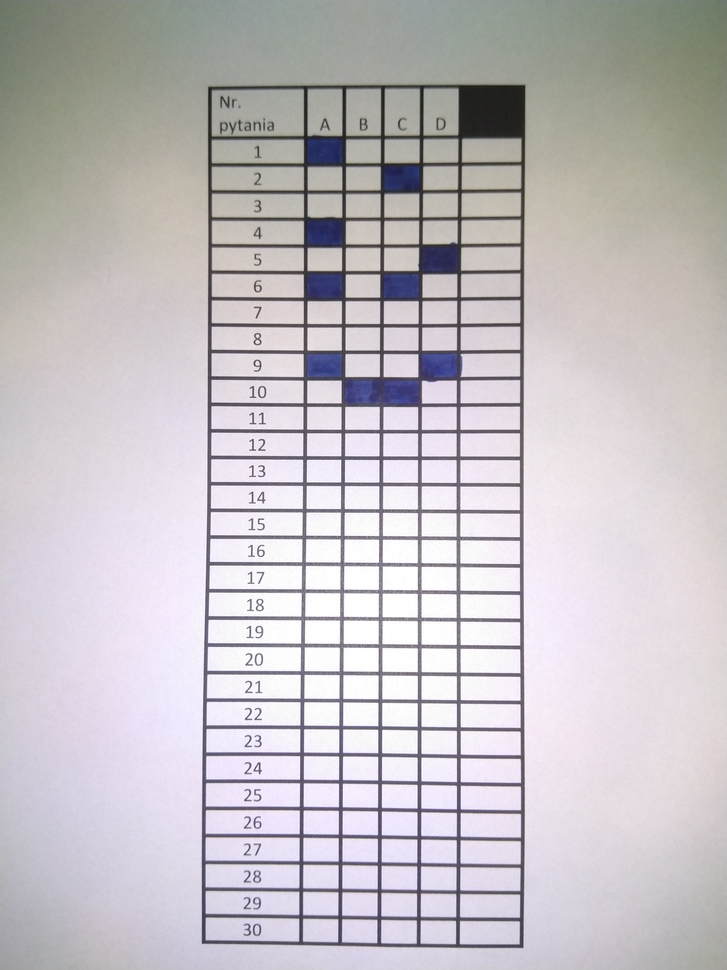
#> input picture photos/1.jpg, 727 x 970 px, shrunk from 3456 x 4608 before the run; its folder holds only this picture in this run
$ python main.py
#> lines starting #> are read from the running program, lines starting #| are printed output that depends on the picture; after the words box and inside, x2 and y2 are one past the last pixel; in counts of white or black regions, pixels touching at a corner belong together
### app/export_data.py
import cv2 as cv


def getREKT(approx):
    answer_table = []
    answer_temp = []

    for item in approx.ravel():
        answer_temp.append(item)
        if len(answer_temp) == 2:
            answer_table.append(answer_temp)
            answer_temp = []
    return answer_table


def readImage(file):
    # Import image shape data
#> called with file = '1'
    img = cv.medianBlur(cv.imread("photos/{0}.jpg".format(file), cv.IMREAD_GRAYSCALE), 5)
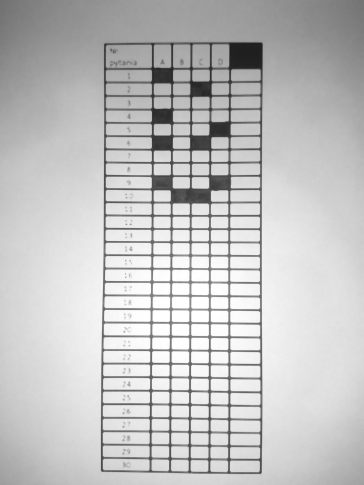
#> img: shape (970, 727) (shown at 1/2 size); min 30, max 255, mean 194.4
    height, width = img.shape

    size = {'height': str(height),
            'width': str(width),
            }
    print("height: " + size['height'] + "; Width: " + size['width'] + ";")
#| height: 970; Width: 727;

    # Image to greyscale convert, threshold and contours detection
    threshold = cv.adaptiveThreshold(img, 255, cv.ADAPTIVE_THRESH_MEAN_C, cv.THRESH_BINARY, 255, 33)
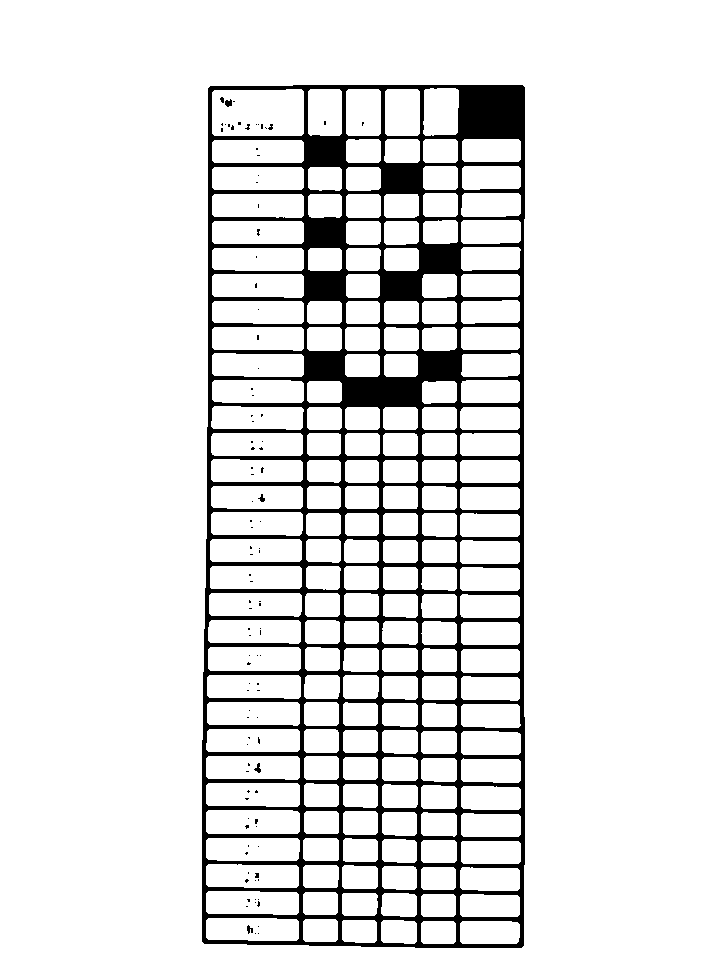
#> threshold: shape (970, 727); 89.9% white; 102 black regions (97 under 20 px)
    temp = threshold
    contours, _ = cv.findContours(threshold, cv.RETR_TREE, cv.CHAIN_APPROX_SIMPLE)
#> contours = 279 contours, 93 with area under 20; largest, box (x1, y1, x2, y2) and area: (0, 0, 727, 970) 703494, (201, 84, 526, 949) 275637, (212, 89, 304, 136) 4104, (206, 810, 300, 834) 2124, (208, 647, 301, 671) 2108
    # Image to RGB convert, for colorful contours draw
    threshold = cv.cvtColor(threshold, cv.COLOR_GRAY2RGB)
#> threshold: shape (970, 727, 3); 89.9% white; 102 black regions (97 under 20 px)

    answers = []
    for cnt in contours:
        approx = cv.approxPolyDP(cnt, 0.037 * cv.arcLength(cnt, True), True)
        if len(approx) == 4:
            if (0.05 * height) < approx.ravel()[1] < (0.99 * height):
                cv.drawContours(threshold, [approx], -1, (0, 0, 255), 3)

                answers.append(getREKT(approx))
#> this loop made 279 passes
#> approx on passes 1 to 3: [[0, 0], [0, 969], [726, 969], [726, 0]], [[210, 85], [525, 87], [521, 948], [201, 941]], [[460, 923], [462, 943], [518, 941], [517, 922]]
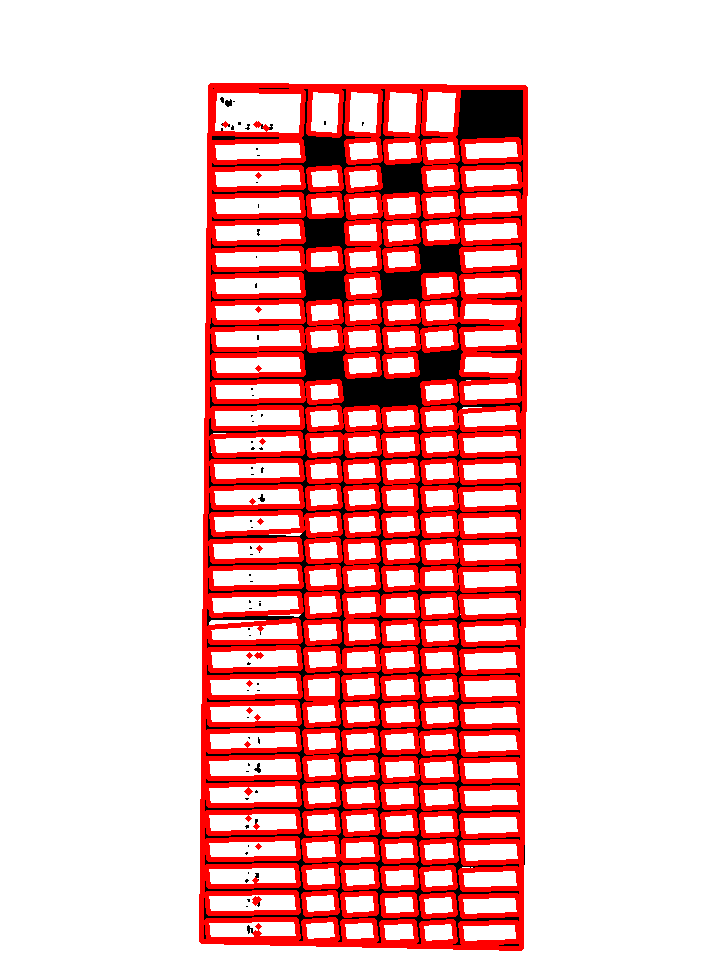
#> threshold: shape (970, 727, 3); mean B, G, R 195.7, 195.7, 241.4
#> after the loop, answers = 207 items

    return threshold, temp, contours, answers, size

### app/Results.py

def find(data: list, size: dict):
    found = False
    # [0] - X0 , [1] - Y0 , [2] - X1 , [3] - Y1
    area = []
    result = []

    for item in data:
        if not found:
            if int(0.35 * float(size['width'])) < max(item[0][0], item[1][0], item[2][0], item[3][0]) - min(item[0][0], item[1][0], item[2][0], item[3][0]) < int(0.7 * float(size['width'])) \
                    and max(item[0][1], item[1][1], item[2][1], item[3][1]) - min(item[0][1], item[1][1], item[2][1], item[3][1]) > int(0.6 * float(size['height'])):
                result.append(item)
                found = True
                area = [min(item[0][0], item[1][0], item[2][0], item[3][0]),
                        min(item[0][1], item[1][1], item[2][1], item[3][1]),
                        max(item[0][0], item[1][0], item[2][0], item[3][0]),
                        max(item[0][1], item[1][1], item[2][1], item[3][1])]
        else:
            if item[0][0] > item[1][0]:
                item[0][0], item[1][0] = item[1][0], item[0][0]
            if item[2][0] > item[3][0]:
                item[2][0], item[3][0] = item[3][0], item[2][0]

            if area[0] <= item[0][0] <= area[2] and area[1] <= item[0][1] <= area[3]:
                if (item[1][0] - item[0][0]) > 100 and (item[3][0] - item[2][0]) > 100 and (item[3][1] - item[2][1]) - (item[1][1] - item[0][1]) <= 20:
                    result.append(item)

    return result


def group(data: list, span: int = 15):

    result = {}
    question = 0
    y_temp = 0
    temp = []

    for i in range(1, len(data)-1):
        if y_temp == 0:
            y_temp = data[i][0][1]

        if data[i][0][1] - y_temp <= span:
            temp.append(data[i])
        else:
            if question == 0:
                temp = []
                question += 1
                y_temp = data[i][0][1]
                temp.append(data[i])
            else:
                result["q" + str(question)] = temp
                question += 1
                temp = []
                temp.append(data[i])
                y_temp = data[i][0][1]

        result["q" + str(question)] = temp

    return result


# [15 lines left out: function contains, not called in this run]


def evaluate(data: dict, handicap: int):
    results = {}

    for i in range(1, len(data)):
        # placeholders for answers
        results["q" + str(i)] = {'A': True,
                                 'B': True,
                                 'C': True,
                                 'D': True}

        # save answers data to temp value
        temp = data["q" + str(i)]
        temp.sort()
        # containers values of number and control block
        begin = temp[0]
        end = temp[len(temp)-1]
        # find width of answering area
        begin_x_max = max(begin[0][0], begin[1][0], begin[2][0], begin[3][0])
        end_x_min = min(end[0][0], end[1][0], end[2][0], end[3][0])
        # find y which should be always within question box
        y = (min(end[1][1], end[1][1], end[2][1], end[3][1]) + max(begin[0][1], begin[1][1], begin[2][1], begin[3][1])) // 2

        width = end_x_min - begin_x_max
        gap = width // 4

        current_x = begin_x_max + handicap

        for item in temp[1:-1]:
            if results["q" + str(i)]['A']:
                results["q" + str(i)]['A'] = not contains(item, [current_x, y])
            if results["q" + str(i)]['B']:
                results["q" + str(i)]['B'] = not contains(item, [current_x + gap, y])
            if results["q" + str(i)]['C']:
                results["q" + str(i)]['C'] = not contains(item, [current_x + (gap * 2), y])
            if results["q" + str(i)]['D']:
                results["q" + str(i)]['D'] = not contains(item, [current_x + (gap * 3), y])

    return results

### main.py
import glob
import json
import os

import cv2 as cv

from app.NumpyEncoder import NumpyEncoder
from app.Results import find, group, evaluate
from app.export_data import readImage

if __name__ == "__main__":
    # Image read
    files = [os.path.splitext(os.path.basename(f))[0] for f in glob.glob("./photos/*.jpg")]
    if not os.path.exists('./results/'):
        os.makedirs('./results')
    for file in files:
        # Read the image
        result, temp, contours, answers, size = readImage(file)
#> answers = 207 items; size = {'height': '970', 'width': '727'}
        # Sort all by lines
        for item in answers:
            item.sort(key=lambda x: x[1])
#> this loop made 207 passes
        answers.sort(key=lambda x: x[0][1])
        # final evaluation - served as dictionary
        answers = evaluate(group(find(answers, size), 65), 25)
#> the loop in find, `for item in data:` made 207 passes
#> (found, area) on pass 1: (True, [201, 85, 525, 948])
#> after the loop in find, `for item in data:`: found = True; result = [[[210, 85], [525, 87], [201, 941], [521, 948]]]
#> after the loop in group, `for i in range(1, len(data)-1):`: question = 0; result = 0 items
#> answers = 0 items
        # save to json file
        with open('results/{0}.json'.format(file), 'w') as outfile:
            json.dump(answers, cls=NumpyEncoder, indent=4, fp=outfile)

        cv.imwrite("results/{0}.jpg".format(file), result)
        cv.imwrite("results/{0}_tmp.jpg".format(file), temp)

$ run again, on photos/5.jpg
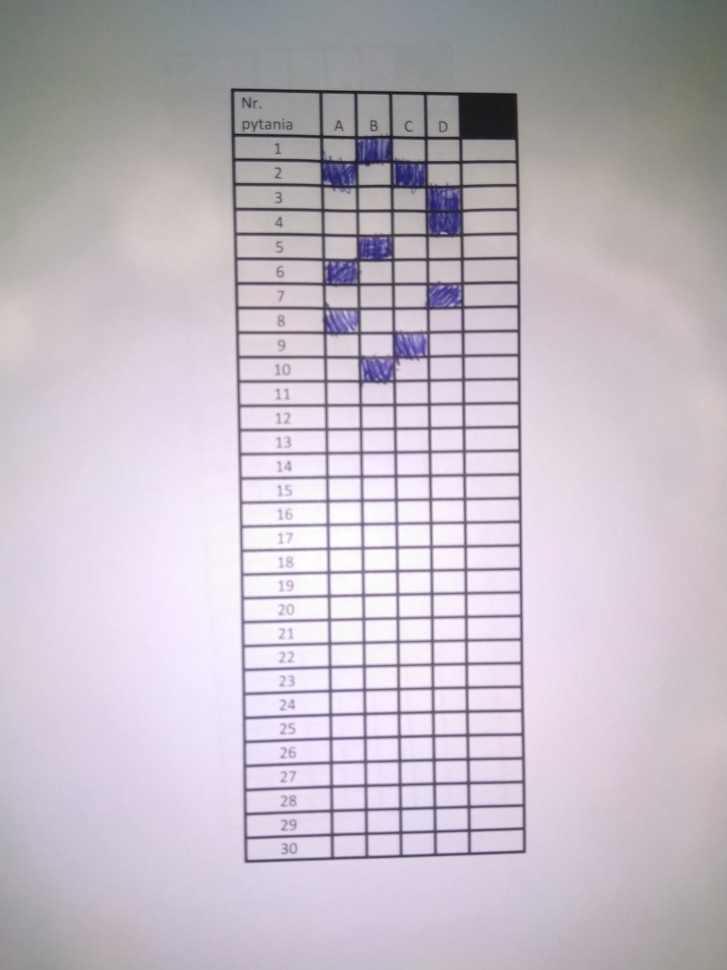
#> input picture photos/5.jpg, 727 x 970 px, shrunk from 3456 x 4608 before the run
#| height: 970; Width: 727;
#> in readImage, `threshold = cv.adaptiveThreshold(img, 255, cv.ADAPTIVE_THRESH_MEAN_C, ..`:
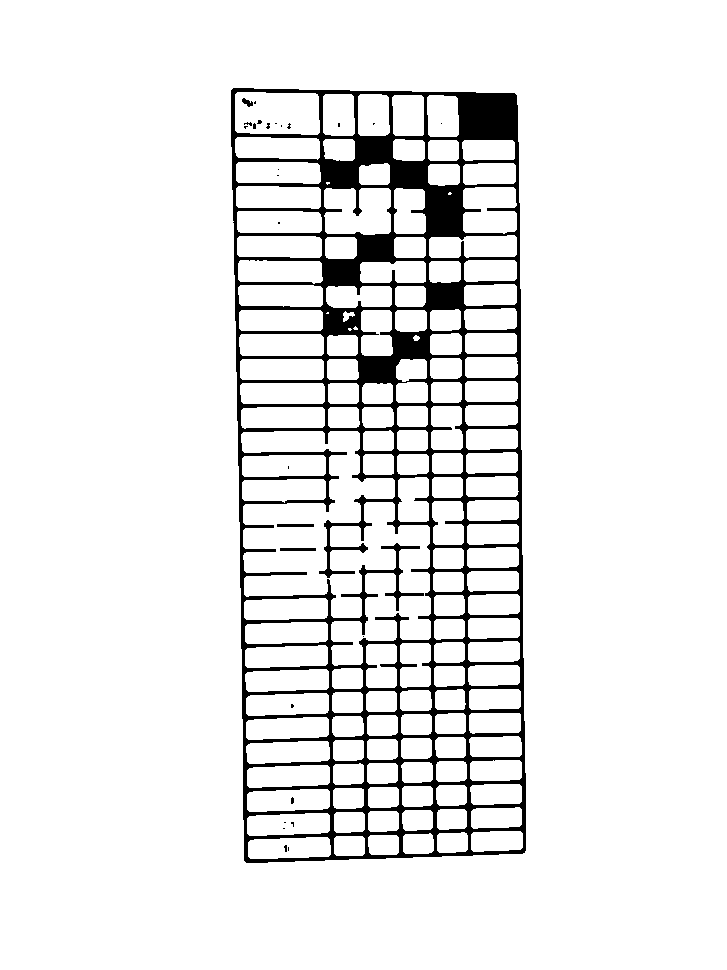
#> threshold: shape (970, 727); 92.2% white; 28 black regions (24 under 20 px)
#> in readImage, `contours, _ = cv.findContours(threshold, cv.RETR_TREE, cv.CHAIN_APPROX..`: contours = 170 contours, 23 with area under 20; largest, box (x1, y1, x2, y2) and area: (0, 0, 727, 970) 703494, (230, 87, 527, 864) 218969, (241, 431, 431, 666) 22204, (235, 92, 320, 135) 3358, (324, 188, 391, 235) 2693
#> the loop in readImage, `for cnt in contours:` made 170 passes
#> approx on passes 1 to 3: [[0, 0], [0, 969], [726, 969], [726, 0]], [[233, 87], [517, 95], [522, 854], [243, 860]], [[329, 839], [254, 839], [248, 856], [328, 856]]
#> after the loop in readImage, `for cnt in contours:`:
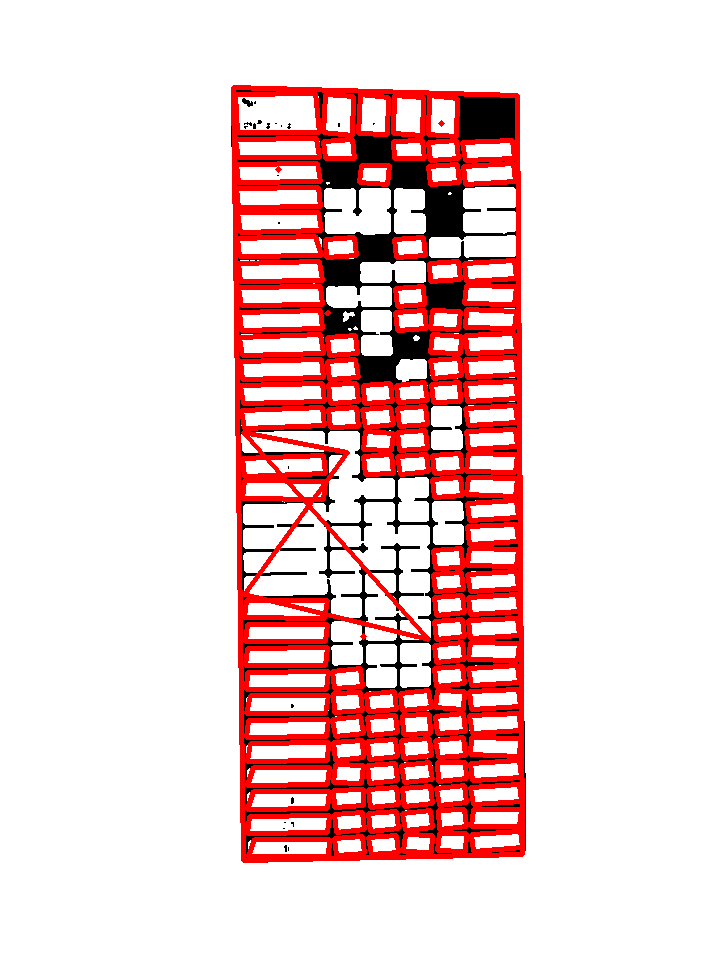
#> threshold: shape (970, 727, 3); mean B, G, R 212.6, 212.6, 243.3
#> after the loop in readImage, `for cnt in contours:`: answers = 126 items
#> `result, temp, contours, answers, size = readImage(file)`: size = {'height': '970', 'width': '727'}
#> the loop `for item in answers:` made 126 passes
#> the loop in find, `for item in data:` made 126 passes
#> (found, area) on pass 1: (True, [233, 87, 522, 860])
#> after the loop in find, `for item in data:`: found = True; result = [[[233, 87], [517, 95], [522, 854], [243, 860]]]
#> after the loop in group, `for i in range(1, len(data)-1):`: question = 0; result = 0 items

$ run again, on photos/6.jpg
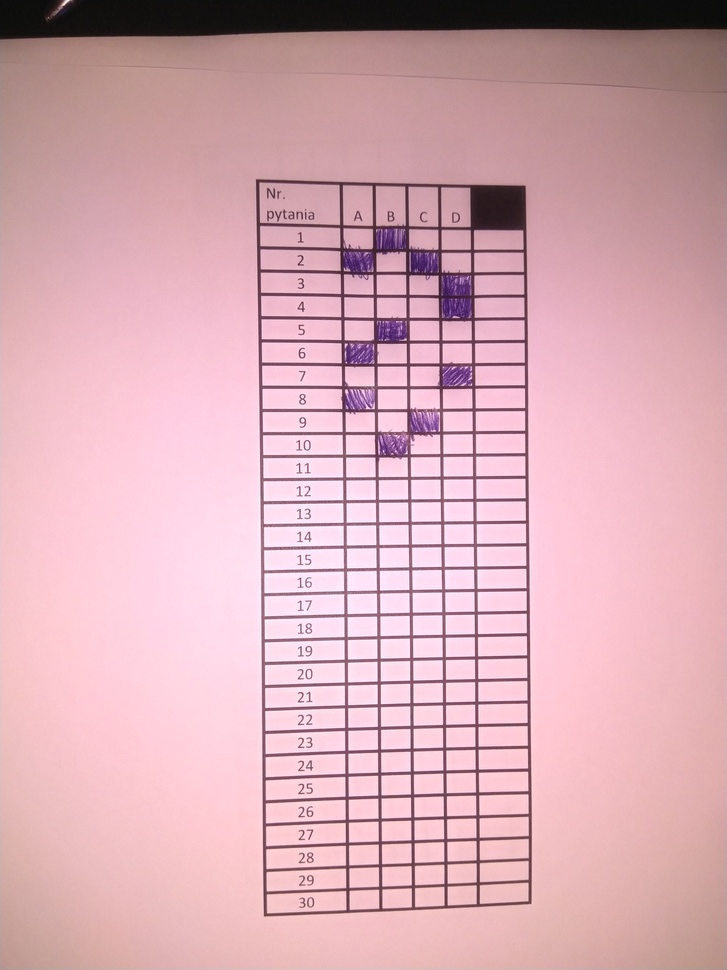
#> input picture photos/6.jpg, 727 x 970 px, shrunk from 3456 x 4608 before the run
#| height: 970; Width: 727;
#> in readImage, `threshold = cv.adaptiveThreshold(img, 255, cv.ADAPTIVE_THRESH_MEAN_C, ..`:
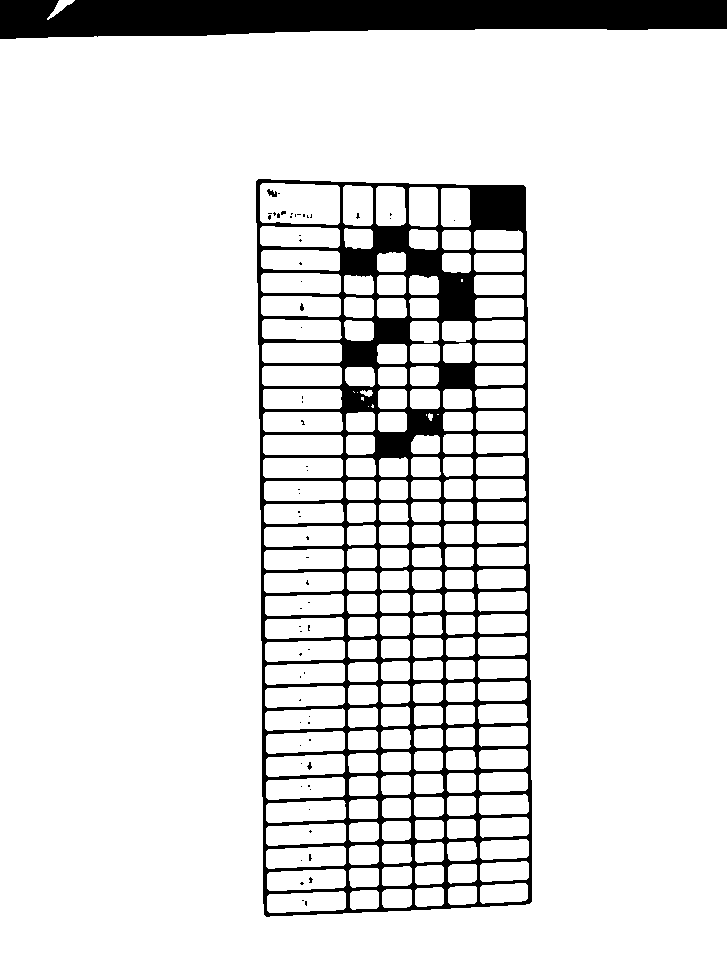
#> threshold: shape (970, 727); 89.3% white; 66 black regions (61 under 20 px)
#> in readImage, `contours, _ = cv.findContours(threshold, cv.RETR_TREE, cv.CHAIN_APPROX..`: contours = 251 contours, 66 with area under 20; largest, box (x1, y1, x2, y2) and area: (0, 29, 727, 970) 680135, (255, 178, 533, 918) 196830, (260, 183, 340, 225) 3052, (261, 296, 341, 317) 1497, (263, 458, 343, 478) 1493
#> the loop in readImage, `for cnt in contours:` made 251 passes
#> approx on passes 1 to 3: [[726, 29], [0, 39], [0, 969], [726, 969]], [[258, 178], [526, 187], [529, 904], [263, 914]], [[345, 893], [269, 894], [267, 910], [343, 909]]
#> after the loop in readImage, `for cnt in contours:`:
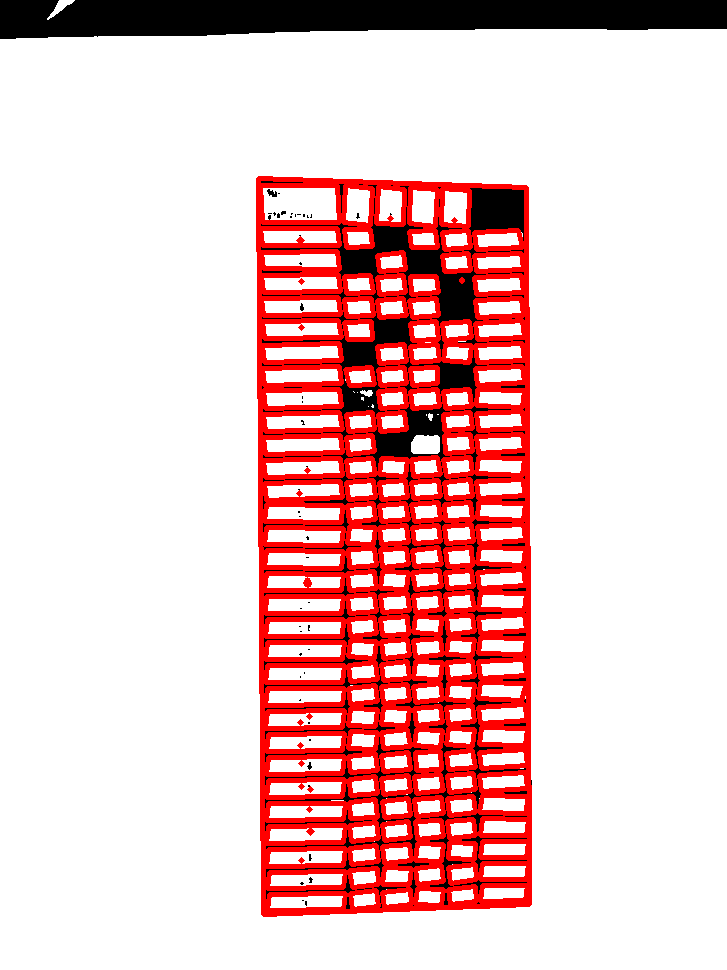
#> threshold: shape (970, 727, 3); mean B, G, R 200.7, 200.7, 237.8
#> after the loop in readImage, `for cnt in contours:`: answers = 192 items
#> `result, temp, contours, answers, size = readImage(file)`: size = {'height': '970', 'width': '727'}
#> the loop `for item in answers:` made 192 passes
#> the loop in find, `for item in data:` made 192 passes
#> (found, area) on pass 1: (True, [258, 178, 529, 914])
#> after the loop in find, `for item in data:`: found = True; result = [[[258, 178], [526, 187], [529, 904], [263, 914]]]
#> after the loop in group, `for i in range(1, len(data)-1):`: question = 0; result = 0 items
